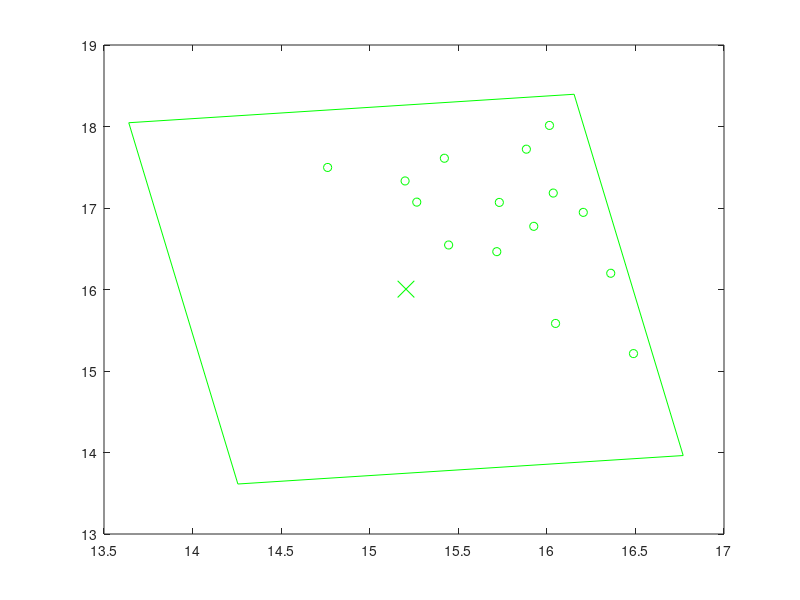

MATLAB code to generate this figure: (Note: this script raises an error after producing the figure.)
close all;
figure;
Targets_x = [14.762397222441951,15.199661324965765,15.26566368281073,15.445502682194958,15.421476705362133,15.717380550295742,15.731667001739893,16.049001738398985,15.92615933366549,15.884332163779218,16.036006732071822,16.014668787500096,16.205590113844284,16.48906883024664,16.36064979341078,];
Targets_y = [
17.49759495265529,17.33200081401576,17.072117592740568,16.54618505950143,17.61051927432893,16.46437979848765,17.0685319138865,15.583714849296587,16.775252500605546,17.721804850578827,17.183417842263122,18.013237614219538,16.94646729116542,15.213517064727755,16.199286826207306,];
center_x = [15.20472920148137];
center_y = [16.004520560338246];
image_corners_x = [13.639843475972986,14.255728499127333,16.769614926989757,16.15372990383541,13.639843475972986];
image_corners_y = [18.046293842554874,13.613474108090799,13.962747278121618,18.395567012585694,18.046293842554874];
plot(Targets_x, Targets_y,'go',image_corners_x,image_corners_y,'g');
hold on;
plot(center_x,center_y,'gx','MarkerSize',12)
labs1 = ['C1'];
labelpoints(center_x,center_y,labs1,'NE',0.3,1)
axis equal;
axis tight;
hold on;

Targets2_x = [16.29069344929799,16.13162559588839,16.89671848894956,15.87319880140509,16.588984326352012,16.146633094159704,15.965482338299092,15.742533658900268,17.10670599611126,16.93561292196142,16.499818333817274,17.07419330952687,17.71069016787889,16.887365381291506,16.72996629334325,17.588577448363434,16.18461981558642,16.58104629952989,18.047215992834804,17.330060475994674,15.805777306960744,17.143396054499245,16.94892341485965,17.91734014411791,17.73489272521856,17.526681010434654,16.701433773760527,18.25532613885249,]
Targets2_y = [
17.714855062557675,17.490220768666518,18.001926861690386,16.966134201510794,17.421096810698852,17.02447312195347,16.695248145890925,16.461091779451536,17.632217474159347,17.42085997510444,16.985866071628983,17.31677666218385,17.792570599726922,16.9582412636314,16.767342990508904,17.460425284107036,16.168675279574174,16.491478878416757,17.75901493472919,17.105436012159934,15.688591010580549,16.835666263807877,16.578964714609402,17.35538917065857,17.08541082662385,16.892798699097277,16.105064987241324,17.351352523833416,]
center2_x = [16.935009442094646]
center2_y = [15.78491665244994]
image_corners2_x = [15.778095652519712,15.556988581087419,18.091923231669583,18.31303030310187,15.778095652519712]
image_corners2_y = [18.082579802993322,13.612645035800108,13.487253501906562,17.95718826909977,18.082579802993322];
plot(Targets2_x, Targets2_y,'bo',image_corners2_x,image_corners2_y,'b');
hold on;
plot(center2_x,center2_y,'bx','MarkerSize',12)
labs1 = ['C2'];
labelpoints(center2_x,center2_y,labs1,'NE',0.3,1)
axis equal;
axis tight;

set(gca,'XTickLabel',[0.5 1 1.5 2 2.5 3 3.5 4 4.5 5] );
set(gca,'YTickLabel',[0.5 0.875 1.25 1.85 2.5 3.15 3.75 4.375 5 5.625 6.25 6.875] );